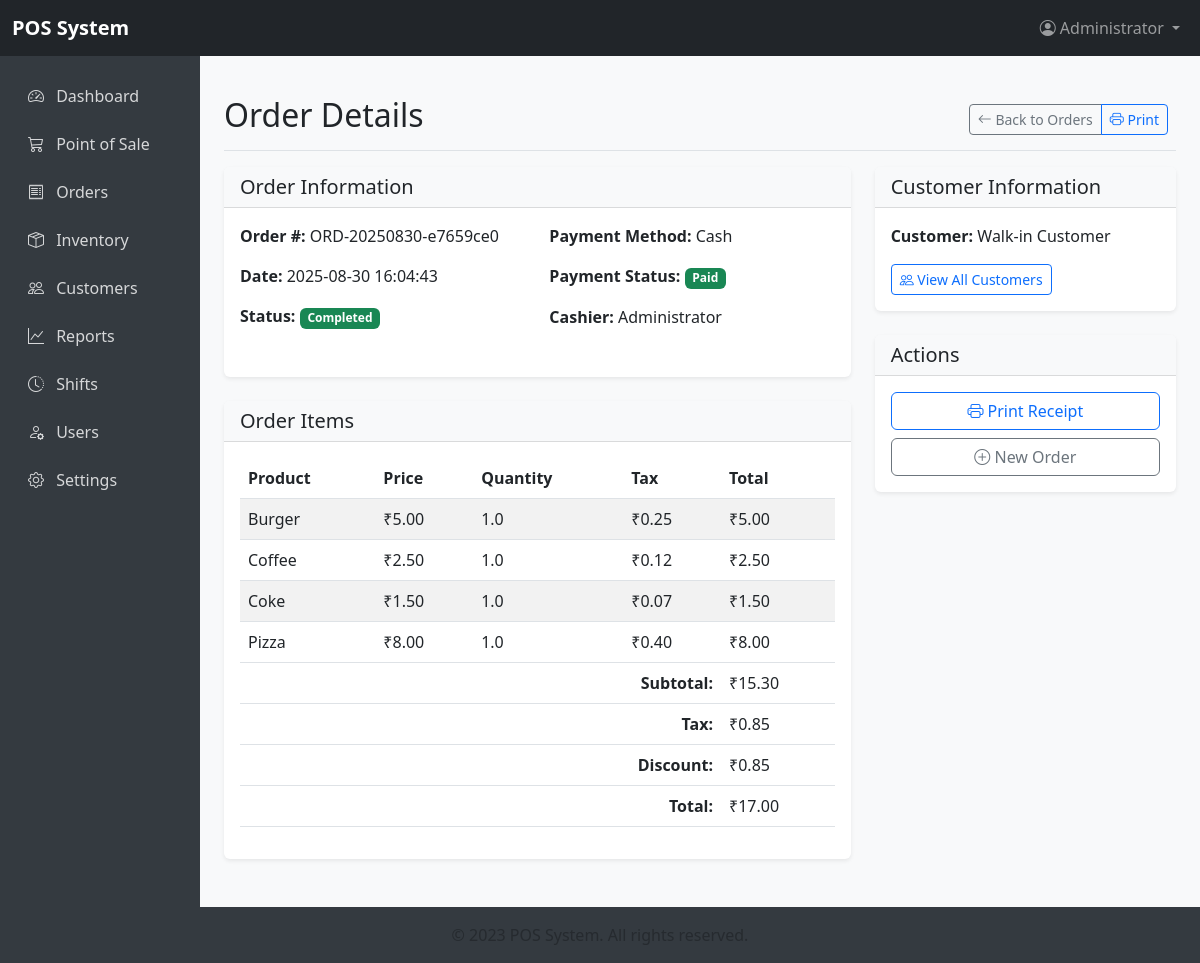
The app's page /orders/1 (signed in) with its own data.
### tables this page shows
CREATE TABLE users (
        id INTEGER PRIMARY KEY AUTOINCREMENT,
        username TEXT UNIQUE NOT NULL,
        password TEXT NOT NULL,
        role TEXT NOT NULL,
        name TEXT,
        email TEXT,
        phone TEXT,
        active INTEGER DEFAULT 1
    );

CREATE TABLE orders (
        id INTEGER PRIMARY KEY AUTOINCREMENT,
        order_number TEXT UNIQUE NOT NULL,
        user_id INTEGER,
        customer_id INTEGER,
        table_id INTEGER,
        status TEXT DEFAULT 'pending',
        order_date TEXT NOT NULL,
        total_amount REAL NOT NULL,
        tax_amount REAL DEFAULT 0,
        discount_amount REAL DEFAULT 0,
        payment_method TEXT,
        payment_status TEXT DEFAULT 'pending',
        notes TEXT,
        FOREIGN KEY (user_id) REFERENCES users(id),
        FOREIGN KEY (customer_id) REFERENCES customers(id)
    );

CREATE TABLE order_items (
        id INTEGER PRIMARY KEY AUTOINCREMENT,
        order_id INTEGER,
        product_id INTEGER,
        quantity REAL NOT NULL,
        price REAL NOT NULL,
        tax_rate REAL DEFAULT 0,
        discount REAL DEFAULT 0,
        notes TEXT,
        FOREIGN KEY (order_id) REFERENCES orders(id),
        FOREIGN KEY (product_id) REFERENCES products(id)
    );

CREATE TABLE products (
        id INTEGER PRIMARY KEY AUTOINCREMENT,
        name TEXT NOT NULL,
        description TEXT,
        category_id INTEGER,
        price REAL NOT NULL,
        cost_price REAL,
        barcode TEXT,
        stock INTEGER DEFAULT 0,
        min_stock INTEGER DEFAULT 0,
        image BLOB,
        active INTEGER DEFAULT 1,
        tax_rate REAL DEFAULT 0,
        FOREIGN KEY (category_id) REFERENCES categories(id)
    );

### flaskApp/app.py (the view)
@app.route('/orders/<int:order_id>')
@login_required
def order_detail(order_id):
    conn = get_db_connection()
    order = conn.execute("""
    SELECT o.*, c.name as customer_name, u.name as user_name
    FROM orders o
    LEFT JOIN customers c ON o.customer_id = c.id
    LEFT JOIN users u ON o.user_id = u.id
    WHERE o.id = ?
    """, (order_id,)).fetchone()
    if not order:
        conn.close()
        flash('Order not found', 'danger')
        return redirect(url_for('orders'))
    order_items = conn.execute("""
    SELECT oi.*, p.name as product_name
    FROM order_items oi
    JOIN products p ON oi.product_id = p.id
    WHERE oi.order_id = ?
    """, (order_id,)).fetchall()
    conn.close()
    return render_template('order_detail.html', order=order, order_items=order_items)

### flaskApp/app.py (called while the page is built)
def get_db_connection():
    conn = sqlite3.connect(DB_PATH)
    conn.row_factory = sqlite3.Row
    return conn

def login_required(f):
    @wraps(f)
    def decorated_function(*args, **kwargs):
        if 'user_id' not in session:
            return redirect(url_for('login'))
        return f(*args, **kwargs)
    return decorated_function

### flaskApp/templates/order_detail.html (shortened to what this page needs)
{% extends "base.html" %}
{% block content %}
<div class="d-flex justify-content-between flex-wrap flex-md-nowrap align-items-center pt-3 pb-2 mb-3 border-bottom">
    <h1 class="h2">Order Details</h1>
    <div class="btn-toolbar mb-2 mb-md-0">
        <div class="btn-group me-2">
            <a href="{{ url_for('orders') }}" class="btn btn-sm btn-outline-secondary">
                <i class="bi bi-arrow-left"></i> Back to Orders
            </a>
            <button class="btn btn-sm btn-outline-primary" onclick="window.print()">
                <i class="bi bi-printer"></i> Print
            </button>
        </div>
    </div>
</div>
<div class="row">
    <div class="col-md-8">
        <div class="card mb-4">
            <div class="card-header">
                <h5 class="mb-0">Order Information</h5>
            </div>
            <div class="card-body">
                <div class="row mb-3">
                    <div class="col-md-6">
                        <p><strong>Order #:</strong> {{ order.order_number }}</p>
                        <p><strong>Date:</strong> {{ order.order_date }}</p>
                        <p><strong>Status:</strong>
                            <span class="badge bg-{{ 'success' if order.status == 'completed' else 'warning' if order.status == 'pending' else 'danger' }}">
                                {{ order.status|title }}
                            </span>
                        </p>
                    </div>
                    <div class="col-md-6">
                        <p><strong>Payment Method:</strong> {{ order.payment_method or 'N/A' }}</p>
                        <p><strong>Payment Status:</strong>
                            <span class="badge bg-{{ 'success' if order.payment_status == 'paid' else 'warning' if order.payment_status == 'pending' else 'danger' }}">
                                {{ order.payment_status|title }}
                            </span>
                        </p>
                        <p><strong>Cashier:</strong> {{ order.user_name }}</p>
                    </div>
                </div>
            </div>
        </div>
        <div class="card">
            <div class="card-header">
                <h5 class="mb-0">Order Items</h5>
            </div>
            <div class="card-body">
                <div class="table-responsive">
                    <table class="table table-striped">
                        <thead>
                            <tr>
                                <th>Product</th>
                                <th>Price</th>
                                <th>Quantity</th>
                                <th>Tax</th>
                                <th>Total</th>
                            </tr>
                        </thead>
                        <tbody>
                            {% for item in order_items %}
                            <tr>
                                <td>{{ item.product_name }}</td>
                                <td>₹{{ "%.2f"|format(item.price) }}</td>
                                <td>{{ item.quantity }}</td>
                                <td>₹{{ "%.2f"|format(item.price * item.quantity * item.tax_rate / 100) }}</td>
                                <td>₹{{ "%.2f"|format(item.price * item.quantity) }}</td>
                            </tr>
                            {% else %}
                            <tr>
                                <td colspan="5" class="text-center">No items found</td>
                            </tr>
                            {% endfor %}
                        </tbody>
                        <tfoot>
                            <tr>
                                <td colspan="4" class="text-end"><strong>Subtotal:</strong></td>
                                <td>₹{{ "%.2f"|format(order.total_amount - order.tax_amount - order.discount_amount) }}</td>
                            </tr>
                            <tr>
                                <td colspan="4" class="text-end"><strong>Tax:</strong></td>
                                <td>₹{{ "%.2f"|format(order.tax_amount) }}</td>
                            </tr>
                            <tr>
                                <td colspan="4" class="text-end"><strong>Discount:</strong></td>
                                <td>₹{{ "%.2f"|format(order.discount_amount) }}</td>
                            </tr>
                            <tr>
                                <td colspan="4" class="text-end"><strong>Total:</strong></td>
                                <td>₹{{ "%.2f"|format(order.total_amount) }}</td>
                            </tr>
                        </tfoot>
                    </table>
                </div>
            </div>
        </div>
    </div>
    <div class="col-md-4">
        <div class="card mb-4">
            <div class="card-header">
                <h5 class="mb-0">Customer Information</h5>
            </div>
            <div class="card-body">
                {% if order.customer_name %}
                <p><strong>Name:</strong> {{ order.customer_name }}</p>
                {% else %}
                <p><strong>Customer:</strong> Walk-in Customer</p>
                {% endif %}
                <div class="mt-3">
                    <a href="{{ url_for('customers') }}" class="btn btn-sm btn-outline-primary">
                        <i class="bi bi-people"></i> View All Customers
                    </a>
                </div>
            </div>
        </div>
        <div class="card">
            <div class="card-header">
                <h5 class="mb-0">Actions</h5>
            </div>
            <div class="card-body">
                <div class="d-grid gap-2">
                    <button class="btn btn-outline-primary" onclick="window.print()">
                        <i class="bi bi-printer"></i> Print Receipt
                    </button>
                    <a href="{{ url_for('pos') }}" class="btn btn-outline-secondary">
                        <i class="bi bi-plus-circle"></i> New Order
                    </a>
                </div>
            </div>
        </div>
    </div>
</div>
{% endblock %}

### flaskApp/templates/base.html (shortened to what this page needs)
<!DOCTYPE html>
<html lang="en">
<head>
    <link href="https://cdn.jsdelivr.net/npm/bootstrap@5.3.0/dist/css/bootstrap.min.css" rel="stylesheet">
    <link rel="stylesheet" href="https://cdn.jsdelivr.net/npm/bootstrap-icons@1.10.0/font/bootstrap-icons.css">
</head>
<body>
    <nav class="navbar navbar-expand-lg navbar-dark bg-dark">
        <div class="container-fluid">
            <a class="navbar-brand" href="{{ url_for('dashboard') }}">POS System</a>
            <div class="navbar-nav ms-auto">
                {% if session.user_id %}
                <div class="nav-item dropdown">
                    <a class="nav-link dropdown-toggle" href="#" id="navbarDropdown" role="button" data-bs-toggle="dropdown" aria-expanded="false">
                        <i class="bi bi-person-circle"></i> {{ session.name }}
                    </a>
                </div>
                {% endif %}
            </div>
        </div>
    </nav>
    <div class="container-fluid">
        <div class="row">
            <nav class="col-md-3 col-lg-2 d-md-block sidebar collapse" id="sidebar">
                <div class="position-sticky pt-3">
                    <ul class="nav flex-column">
                        <li class="nav-item">
                            <a class="nav-link {% if request.endpoint == 'dashboard' %}active{% endif %}" href="{{ url_for('dashboard') }}">
                                <i class="bi bi-speedometer2"></i> Dashboard
                            </a>
                        </li>
                        <li class="nav-item">
                            <a class="nav-link {% if request.endpoint == 'pos' %}active{% endif %}" href="{{ url_for('pos') }}">
                                <i class="bi bi-cart3"></i> Point of Sale
                            </a>
                        </li>
                        <li class="nav-item">
                            <a class="nav-link {% if request.endpoint == 'orders' %}active{% endif %}" href="{{ url_for('orders') }}">
                                <i class="bi bi-receipt"></i> Orders
                            </a>
                        </li>
                        {% if session.role in ['admin', 'manager'] %}
                        <li class="nav-item">
                            <a class="nav-link {% if request.endpoint == 'inventory' %}active{% endif %}" href="{{ url_for('inventory') }}">
                                <i class="bi bi-box-seam"></i> Inventory
                            </a>
                        </li>
                        <li class="nav-item">
                            <a class="nav-link {% if request.endpoint == 'customers' %}active{% endif %}" href="{{ url_for('customers') }}">
                                <i class="bi bi-people"></i> Customers
                            </a>
                        </li>
                        <li class="nav-item">
                            <a class="nav-link {% if request.endpoint == 'reports' %}active{% endif %}" href="{{ url_for('reports') }}">
                                <i class="bi bi-graph-up"></i> Reports
                            </a>
                        </li>
                        {% endif %}
                        <li class="nav-item">
                            <a class="nav-link {% if request.endpoint == 'shifts' %}active{% endif %}" href="{{ url_for('shifts') }}">
                                <i class="bi bi-clock-history"></i> Shifts
                            </a>
                        </li>
                        {% if session.role == 'admin' %}
                        <li class="nav-item">
                            <a class="nav-link {% if request.endpoint == 'users' %}active{% endif %}" href="{{ url_for('users') }}">
                                <i class="bi bi-person-gear"></i> Users
                            </a>
                        </li>
                        <li class="nav-item">
                            <a class="nav-link {% if request.endpoint == 'settings' %}active{% endif %}" href="{{ url_for('settings') }}">
                                <i class="bi bi-gear"></i> Settings
                            </a>
                        </li>
                        {% endif %}
                    </ul>
                </div>
            </nav>
            <main class="col-md-9 ms-sm-auto col-lg-10 px-md-4 content">
                {% block content %}{% endblock %}
            </main>
        </div>
    </div>
    <footer class="footer mt-auto py-3">
        <div class="container text-center">
            <span class="text-muted">© 2023 POS System. All rights reserved.</span>
        </div>
    </footer>
</body>
</html>

### flaskApp/templates/base.html (style rules this page uses)
body { font-family: 'Segoe UI', Tahoma, Geneva, Verdana, sans-serif; background-color: #f8f9fa; }
.navbar-brand { font-weight: bold; }
.sidebar { min-height: calc(100vh - 56px); background-color: #343a40; color: white; }
.sidebar .nav-link { color: rgba(255, 255, 255, 0.8); padding: 0.75rem 1rem; }
.sidebar .nav-link i { margin-right: 0.5rem; }
.content { padding: 1.5rem; }
.card { border: none; box-shadow: 0 0.125rem 0.25rem rgba(0, 0, 0, 0.075); margin-bottom: 1.5rem; }
.card-header { background-color: #f8f9fa; border-bottom: 1px solid rgba(0, 0, 0, 0.125); font-weight: 600; }
.table th { border-top: none; }
.footer { background-color: #343a40; color: white; padding: 1rem 0; margin-top: auto; }

### records on screen
users: name "Administrator", user_name "Administrator"
orders: order_number "ORD-20250830-e7659ce0", order_date "2025-08-30 16:04:43", status "Completed", payment_method "Cash", payment_status "Paid", total_amount+tax_amount+discount_amount "15.30", tax_amount "0.85", discount_amount "0.85", total_amount "17.00"
order_items: product_name "Burger", price "5.00", quantity "1.0", item.price*item.quantity*item.tax_rate/100 "0.25", item.price*item.quantity "5.00"
order_items: product_name "Coffee", price "2.50", quantity "1.0", item.price*item.quantity*item.tax_rate/100 "0.12", item.price*item.quantity "2.50"
order_items: product_name "Coke", price "1.50", quantity "1.0", item.price*item.quantity*item.tax_rate/100 "0.07", item.price*item.quantity "1.50"
order_items: product_name "Pizza", price "8.00", quantity "1.0", item.price*item.quantity*item.tax_rate/100 "0.40", item.price*item.quantity "8.00"
